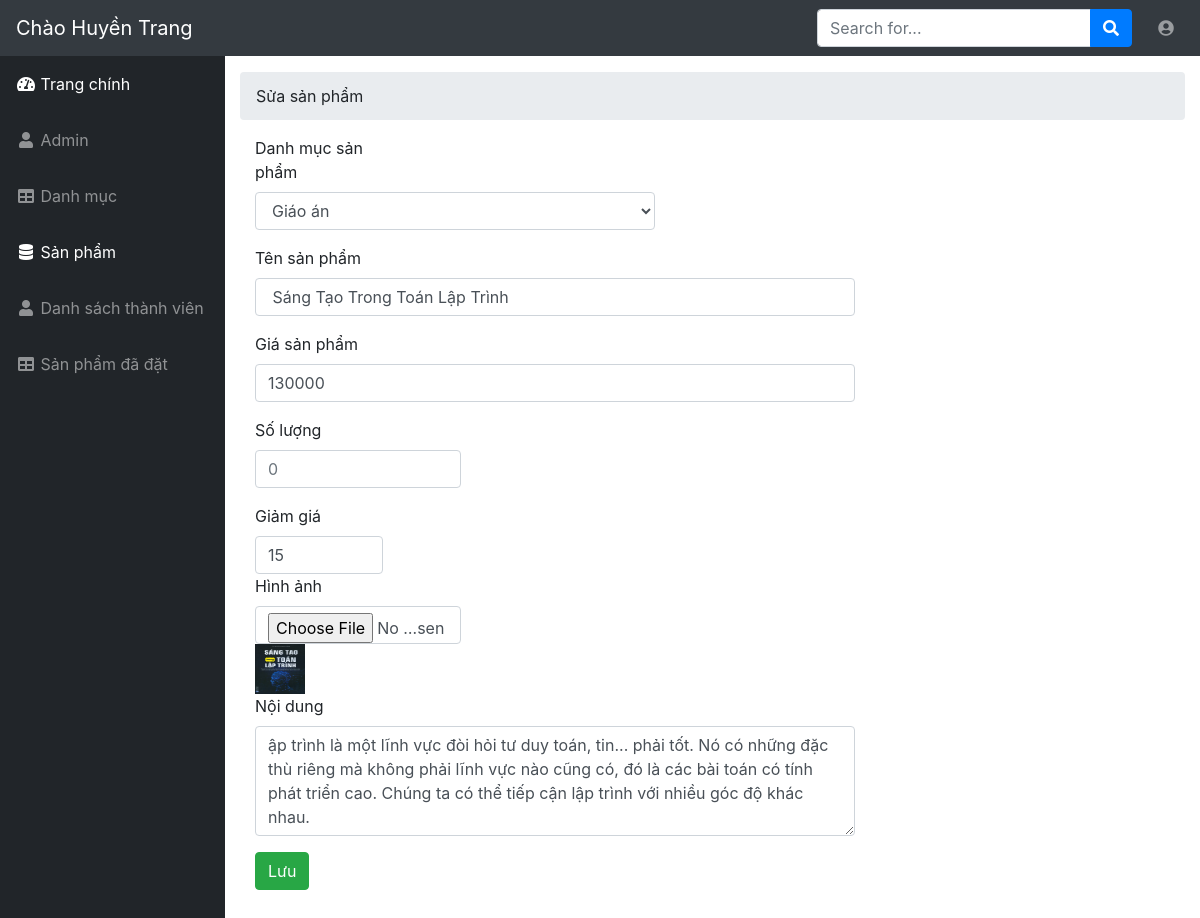
Page /admin/modules/product/edit.php?id=66 (signed in) on the committed database.
### tables this page shows
CREATE TABLE `product` (
  `id` int(11) NOT NULL,
  `name` varchar(100) DEFAULT NULL,
  `slug` varchar(100) DEFAULT NULL,
  `price` int(11) DEFAULT NULL,
  `sale` tinyint(4) DEFAULT '0',
  `thunbar` varchar(100) DEFAULT NULL,
  `category_id` int(11) DEFAULT NULL,
  `content` varchar(255) DEFAULT NULL,
  `number` int(11) NOT NULL DEFAULT '0',
  `head` int(11) DEFAULT '0',
  `view` int(11) DEFAULT '0',
  `hot` tinyint(4) DEFAULT '0',
  `pay` int(11) DEFAULT '0',
  `created_at` timestamp NULL DEFAULT CURRENT_TIMESTAMP ON UPDATE CURRENT_TIMESTAMP,
  `updated_at` timestamp NULL DEFAULT CURRENT_TIMESTAMP
);

CREATE TABLE `category` (
  `id` int(11) NOT NULL,
  `name` varchar(100) DEFAULT NULL,
  `slug` varchar(100) DEFAULT NULL,
  `images` varchar(100) DEFAULT NULL,
  `banner` varchar(100) DEFAULT NULL,
  `home` tinyint(4) DEFAULT '0',
  `status` tinyint(4) DEFAULT '1',
  `created_at` timestamp NULL DEFAULT CURRENT_TIMESTAMP ON UPDATE CURRENT_TIMESTAMP,
  `updated_at` timestamp NULL DEFAULT CURRENT_TIMESTAMP ON UPDATE CURRENT_TIMESTAMP
);

### libraries/database.php (called while the page is built, shortened)
<?php
    class Database
    {
        public $link;
        public function __construct()
        {
            $this->link = mysqli_connect("localhost","root","","bookstore") or die ();
            mysqli_set_charset($this->link,"utf8");
        }
        public function fetchID($table , $id )
        {
            $sql = "SELECT * FROM {$table} WHERE id = $id ";
            $result = mysqli_query($this->link,$sql) or die("Lỗi  truy vấn fetchID " .mysqli_error($this->link));
            return mysqli_fetch_assoc($result);
        }
         public function fetchAll($table)
        {
            $sql = "SELECT * FROM {$table} WHERE 1" ;
            $result = mysqli_query($this->link,$sql) or die("Lỗi Truy Vấn fetchAll " .mysqli_error($this->link));
            $data = [];
            if( $result)
            {
                while ($num = mysqli_fetch_assoc($result))
                {
                    $data[] = $num;
                }
            }
            return $data;
        }
    }
?>

### admin/autoload/autoload.php (called while the page is built, shortened)
<?php
    require_once  __DIR__. "/../../libraries/database.php";
    require_once  __DIR__. "/../../libraries/function.php";
    $db = new database;
 ?>

### libraries/function.php (called while the page is built, shortened)
<?php
    function  getInput($string)
    {
        return isset($_GET[$string]) ? $_GET[$string] : '';
    }
    function base_url()
    {
        return $url  = "http://localhost/webliv/";
    }
    function uploads()
    {
        return base_url() . "public/uploads/";
    }
 ?>

### admin/modules/product/edit.php (the view, shortened to what this page needs)
<?php
    require_once  __DIR__. "/../../autoload/autoload.php";
    $id = intval(getInput('id'));
    $Editproduct = $db->fetchID("product",$id);
    $category = $db->fetchAll("category");
 ?>
<?php require_once  __DIR__. "/../../layouts/header.php";   ?>
            <div id="content-wrapper">
                <div class="container-fluid">
                    <ol class="breadcrumb">
                        <li class="breadcrumb-item">
                        Sửa sản phẩm
                    </ol>
            <div class="row">
                <div class="col-md-12">
                    <form class="form-horizontal" action="" method="POST" enctype="multi/form-data">
                      <div class="form-group">
                            <label for="inputEmail3" class="col-sm-2 control-label">Danh mục sản phẩm</label>
                            <div class="col-sm-8">
                                <select class="form-control col-md-8" name="category_id">
                                  <?php foreach ($category as $item): ?>
                                    <option value="<?php echo $item['id'] ?> " <?php echo $Editproduct['category_id'] == $item['id'] ? "selected = 'selected'" : ''?>> <?php echo $item['name'] ?></option>
                                  <?php endforeach ?>
                                </select>
                            </div>
                        </div>
                        <div class="form-group">
                            <label for="inputEmail3" class="col-sm-2 control-label">Tên sản phẩm</label>
                            <div class="col-sm-8">
                                <input type="text" class="form-control" id="inputEmail3" placeholder="Tên sản phẩm" name="name" value=" <?php echo $Editproduct['name'] ?>">
                            </div>
                        </div>
                        <div class="form-group">
                            <label for="inputEmail3" class="col-sm-2 control-label">Giá sản phẩm</label>
                            <div class="col-sm-8">
                                <input type="number" class="form-control" id="inputEmail3" placeholder="9.000.000" name="price" value="<?php echo $Editproduct['price'] ?>">
                            </div>
                        </div>
                        <div class="form-group">
                            <label for="inputEmail3" class="col-sm-2 control-label">Số lượng</label>
                            <div class="col-sm-3">
                                <input type="number" class="form-control" id="inputEmail3" placeholder="0" name="number" value=" <?php echo $Editproduct['number'] ?>">
                            </div>
                        </div>
                        <div class="form-group">
                            <label for="inputEmail3" class="col-sm-2 control-label">Giảm giá</label>
                            <div class="col-sm-2">
                                <input type="number" class="form-control" id="inputEmail3" placeholder="10%" name="sale" value="<?php echo $Editproduct['sale'] ?>">
                            </div>
                            <label for="inputEmail3" class="col-sm-2 control-label">Hình ảnh</label>
                            <div class="col-sm-3">
                                <input type="file" class="form-control" id="inputEmail3"  name="thunbar">
                            <img src="<?php echo uploads() ?>product/<?php echo $Editproduct['thunbar']?>" width="50px" height="50px">
                        </div>
                        <div class="form-group">
                            <label for="inputEmail3" class="col-sm-2 control-label">Nội dung</label>
                            <div class="col-sm-8">
                                <textarea class="form-control" name="content" rows="4" ><?php echo $Editproduct['content'] ?></textarea>
                            </div>
                        </div>
                        </div>
                        <div class="form-group">
                            <div class="col-sm-offset-2 col-sm-10">
                                <button type="submit" class="btn btn-success">Lưu</button>
                            </div>
                        </div>
                    </form>
                </div>
            </div>
  <?php require_once  __DIR__. "/../../layouts/footer.php";   ?>

### rows in the picture
product: category_id "Giáo án", name "Sáng Tạo Trong Toán Lập Trình", price "130000", sale "15", thunbar (picture), content "ập trình là một lĩnh vực đòi hỏi tư duy toán, tin... phải tốt. Nó có những đặc thù riêng mà không phải lĩnh vực nào cũng có, đó là các bài toán có tính phát triển cao. Chúng ta có thể tiếp cận lập trình với nhiều góc độ khác nhau."

### other values in the picture
$_SESSION['admin_name'] "Huyền Trang"
